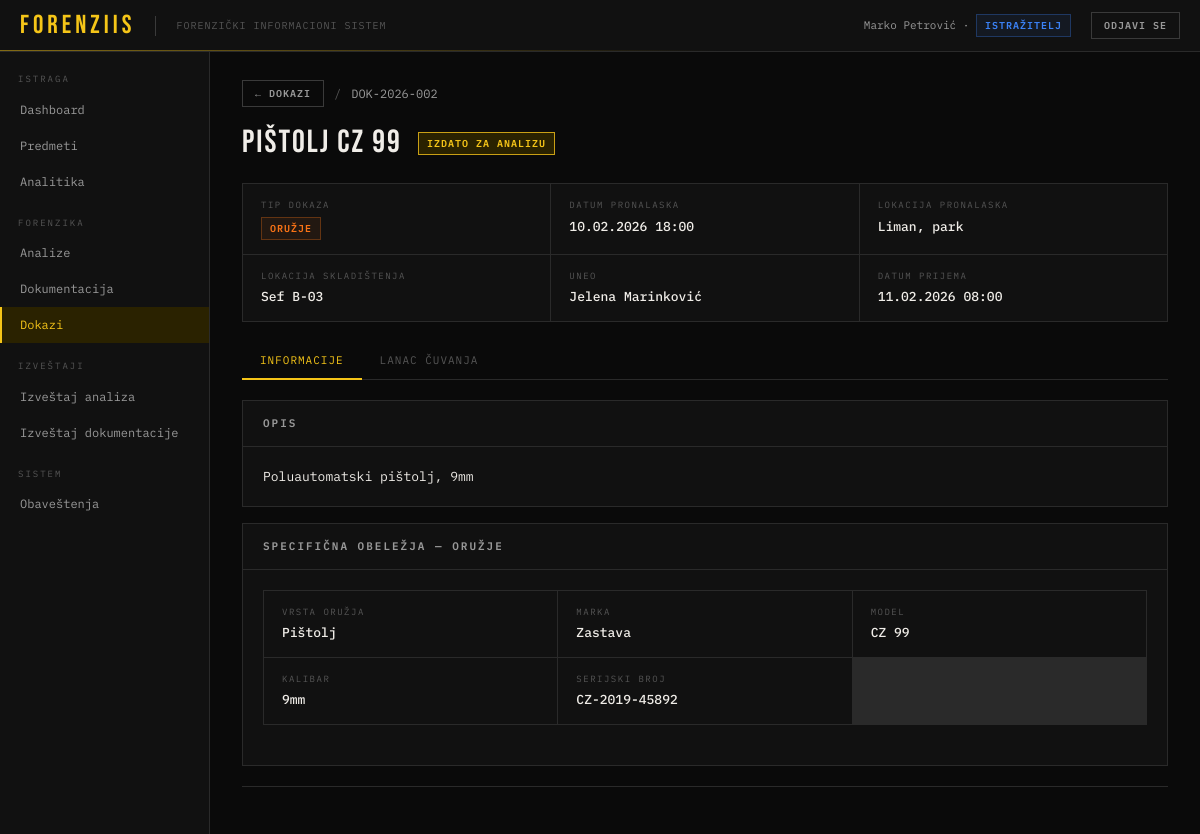
/?page=dokaz-detalji&id=2 (signed in), run on the app's committed database.
### tables this page shows
CREATE TABLE korisnik (
    id              INT AUTO_INCREMENT PRIMARY KEY,
    ime             VARCHAR(255) NOT NULL,
    prezime         VARCHAR(255) NOT NULL,
    email           VARCHAR(255) NOT NULL UNIQUE,
    kor_ime         VARCHAR(255) NULL UNIQUE,
    lozinka_hash    VARCHAR(255) NOT NULL,
    uloga           ENUM('ADMINISTRATOR','ISTRAZITELJ','TEHNICAR','VESTAK') NOT NULL,
    aktivan         BOOLEAN NOT NULL DEFAULT TRUE,
    datum_kreiranja DATETIME NOT NULL DEFAULT NOW()
);

CREATE TABLE dokaz (
    id                     INT AUTO_INCREMENT PRIMARY KEY,
    sifra_dokaza           VARCHAR(50) NOT NULL UNIQUE,
    naziv                  VARCHAR(255) NOT NULL,
    opis                   TEXT NULL,
    tip_dokaza             ENUM('BIOLOSKI_TRAG','ORUZJE','DOKUMENT','ODECA','UZORAK') NOT NULL,
    datum_prijema          DATETIME NOT NULL,
    datum_pronalaska       DATETIME NULL,
    lokacija_pronalaska    VARCHAR(255) NULL,
    lokacija_skladistenja  VARCHAR(255) NULL,
    status                 ENUM('PRIJEM','U_SKLADISTU','IZDATO_ZA_ANALIZU','VRACENO','KOMPROMITOVAN','ARHIVIRANO') NOT NULL DEFAULT 'PRIJEM',
    predmet_id             INT NOT NULL,
    tehnicar_id            INT NOT NULL,
    FOREIGN KEY (predmet_id) REFERENCES predmet(id),
    FOREIGN KEY (tehnicar_id) REFERENCES tehnicar_za_dokaze(id_korisnik)
);

CREATE TABLE oruzje (
    id_dokaz     INT PRIMARY KEY,
    vrsta_oruzja VARCHAR(255) NULL,
    marka        VARCHAR(255) NULL,
    model        VARCHAR(255) NULL,
    kalibar      VARCHAR(255) NULL,
    serijski_br  VARCHAR(255) NULL UNIQUE,
    FOREIGN KEY (id_dokaz) REFERENCES dokaz(id) ON DELETE CASCADE
);

### index.php (called while the page is built, shortened)
<?php
require_once __DIR__ . '/config.php';
require_once __DIR__ . '/helpers.php';
$page   = $_GET['page']   ?? 'dashboard';
require __DIR__ . '/layout/header.php';
require __DIR__ . "/pages/{$page}.php";
require __DIR__ . '/layout/footer.php';

### helpers.php (called while the page is built, shortened)
<?php
function e(?string $str): string
{
    return htmlspecialchars($str ?? '', ENT_QUOTES, 'UTF-8');
}
function badgeClass(string $status): string
{
    $mapa = [
        'AKTIVAN'            => 'badge-green',
        'ZATVOREN'           => 'badge-gray',
        'PRIJEM'             => 'badge-blue',
        'U_SKLADISTU'        => 'badge-green',
        'IZDATO_ZA_ANALIZU'  => 'badge-yellow',
        'VRACENO'            => 'badge-purple',
        'KOMPROMITOVAN'       => 'badge-orange',
        'ARHIVIRANO'         => 'badge-gray',
        'KREIRAN'            => 'badge-blue',
        'DODELJEN'           => 'badge-blue',
        'U_TOKU'             => 'badge-yellow',
        'ZAVRSEN'            => 'badge-green',
        'PREKORACEN'         => 'badge-red',
        'ODBIJEN'            => 'badge-red',
        'NA_CEKANJU'         => 'badge-yellow',
        'ODOBREN'            => 'badge-green',
        'ARHIVIRAN'          => 'badge-gray',
    ];
    return $mapa[$status] ?? 'badge-gray';
}
function badgeLabel(string $status): string
{
    $mapa = [
        'AKTIVAN'            => 'Aktivan',
        'ZATVOREN'           => 'Zatvoren',
        'PRIJEM'             => 'Prijem',
        'U_SKLADISTU'        => 'U skladištu',
        'IZDATO_ZA_ANALIZU'  => 'Izdato za analizu',
        'VRACENO'            => 'Vraćeno',
        'KOMPROMITOVAN'       => 'Kompromitovan',
        'ARHIVIRANO'         => 'Arhivirano',
        'KREIRAN'            => 'Kreiran',
        'DODELJEN'           => 'Dodeljen',
        'U_TOKU'             => 'U toku',
        'ZAVRSEN'            => 'Završen',
        'PREKORACEN'         => 'Prekoračen',
        'ODBIJEN'            => 'Odbijen',
        'NA_CEKANJU'         => 'Na čekanju',
        'ODOBREN'            => 'Odobren',
        'ARHIVIRAN'          => 'Arhiviran',
    ];
    return $mapa[$status] ?? $status;
}
function formatDatumVreme(?string $datetime): string
{
    return date('d.m.Y H:i', strtotime($datetime));
}
function tipDokazaLabel(string $tip): string
{
    $mapa = [
        'BIOLOSKI_TRAG' => 'Biološki trag',
        'ORUZJE'        => 'Oružje',
        'DOKUMENT'      => 'Dokument',
        'ODECA'         => 'Odeća',
        'UZORAK'        => 'Uzorak',
    ];
    return $mapa[$tip] ?? $tip;
}
function tipDokazaBadge(string $tip): string
{
    $mapa = [
        'BIOLOSKI_TRAG' => 'badge-red',
        'ORUZJE'        => 'badge-orange',
        'DOKUMENT'      => 'badge-blue',
        'ODECA'         => 'badge-purple',
        'UZORAK'        => 'badge-yellow',
    ];
    return $mapa[$tip] ?? 'badge-gray';
}
function ulogaLabel(string $uloga): string
{
    $mapa = [
        'ADMINISTRATOR' => 'Administrator',
        'ISTRAZITELJ'   => 'Istražitelj',
        'TEHNICAR'      => 'Tehničar',
        'VESTAK'        => 'Veštak',
    ];
    return $mapa[$uloga] ?? $uloga;
}
function ulogaBadge(string $uloga): string
{
    $mapa = [
        'ADMINISTRATOR' => 'badge-red',
        'ISTRAZITELJ'   => 'badge-blue',
        'TEHNICAR'      => 'badge-green',
        'VESTAK'        => 'badge-purple',
    ];
    return $mapa[$uloga] ?? 'badge-gray';
}

### pages/dokaz-detalji.php (the view, shortened to what this page needs)
<?php
$dokazId = (int)($_GET['id'] ?? 0);
$stmt = $conn->prepare("
    SELECT d.*, p.naziv AS predmet_naziv,
           k.ime AS tehnicar_ime, k.prezime AS tehnicar_prezime
    FROM dokaz d
    JOIN predmet p ON p.id = d.predmet_id
    JOIN tehnicar_za_dokaze t ON t.id_korisnik = d.tehnicar_id
    JOIN korisnik k ON k.id = t.id_korisnik
    WHERE d.id = ?
");
$stmt->bind_param('i', $dokazId);
$stmt->execute();
$dokaz = $stmt->get_result()->fetch_assoc();
$isaData = null;
switch ($dokaz['tip_dokaza']) {
    case 'ORUZJE':
        $stmt = $conn->prepare("SELECT * FROM oruzje WHERE id_dokaz = ?");
        break;
}
if (isset($stmt)) {
    $stmt->bind_param('i', $dokazId);
    $stmt->execute();
    $isaData = $stmt->get_result()->fetch_assoc();
}
?>
<div class="page-breadcrumb">
    <a href="?page=dokazi" class="btn btn-ghost btn-sm">&larr; Dokazi</a>
    <span style="color: var(--text-3); font-family: var(--mono); font-size: 12px;">/</span>
    <span style="color: var(--text-2); font-family: var(--mono); font-size: 12px;"><?= e($dokaz['sifra_dokaza']) ?></span>
</div>
<div style="display: flex; align-items: center; gap: 16px; margin-bottom: 24px;">
    <div class="page-title" style="margin-bottom: 0;"><?= e($dokaz['naziv']) ?></div>
    <span class="badge <?= badgeClass($dokaz['status']) ?>"><?= e(badgeLabel($dokaz['status'])) ?></span>
</div>
<div class="info-grid">
    <div class="info-item">
        <div class="info-label">Tip dokaza</div>
        <div class="info-value"><span class="badge <?= tipDokazaBadge($dokaz['tip_dokaza']) ?>"><?= e(tipDokazaLabel($dokaz['tip_dokaza'])) ?></span></div>
    </div>
    <div class="info-item">
        <div class="info-label">Datum pronalaska</div>
        <div class="info-value"><?= formatDatumVreme($dokaz['datum_pronalaska']) ?></div>
    </div>
    <div class="info-item">
        <div class="info-label">Lokacija pronalaska</div>
        <div class="info-value"><?= e($dokaz['lokacija_pronalaska'] ?: '—') ?></div>
    </div>
    <div class="info-item">
        <div class="info-label">Lokacija skladištenja</div>
        <div class="info-value"><?= e($dokaz['lokacija_skladistenja'] ?: '—') ?></div>
    </div>
    <div class="info-item">
        <div class="info-label">Uneo</div>
        <div class="info-value"><?= e($dokaz['tehnicar_ime'] . ' ' . $dokaz['tehnicar_prezime']) ?></div>
    </div>
    <div class="info-item">
        <div class="info-label">Datum prijema</div>
        <div class="info-value"><?= formatDatumVreme($dokaz['datum_prijema']) ?></div>
    </div>
</div>
<div data-tab-group="dokaz">
    <div class="tabs">
        <div class="tab active" data-tab="info" onclick="switchTab('dokaz','info')">Informacije</div>
        <div class="tab" data-tab="lanac" onclick="switchTab('dokaz','lanac')">Lanac čuvanja</div>
    </div>
    <div class="tab-content active" data-tab="info">
        <?php if ($dokaz['opis']): ?>
        <div class="card">
            <div class="card-header"><h3>Opis</h3></div>
            <div class="card-body"><?= e($dokaz['opis']) ?></div>
        </div>
        <?php endif; ?>
        <?php if ($isaData): ?>
        <div class="card">
            <div class="card-header"><h3>Specifična obeležja — <?= e(tipDokazaLabel($dokaz['tip_dokaza'])) ?></h3></div>
            <div class="card-body">
                <div class="info-grid">
                    <?php
                    $labelMap = [
                        'vrsta_traga' => 'Vrsta traga', 'nacin_uzorkovanja' => 'Način uzorkovanja',
                        'uslovi_cuvanja' => 'Uslovi čuvanja', 'kolicina' => 'Količina',
                        'vrsta_oruzja' => 'Vrsta oružja', 'marka' => 'Marka', 'model' => 'Model',
                        'kalibar' => 'Kalibar', 'serijski_br' => 'Serijski broj',
                        'vrsta_dokumenta' => 'Vrsta dokumenta', 'jezik' => 'Jezik', 'broj_stranica' => 'Broj stranica',
                        'velicina' => 'Veličina', 'vrsta_odevnog_predmeta' => 'Vrsta odevnog predmeta',
                        'boja' => 'Boja', 'stanje' => 'Stanje',
                        'vrsta_uzorka' => 'Vrsta uzorka', 'jedinica_mere' => 'Jedinica mere',
                    ];
                    foreach ($isaData as $key => $val):
                        if ($key === 'id_dokaz') continue;
                        $label = $labelMap[$key] ?? ucfirst(str_replace('_', ' ', $key));
                    ?>
                    <div class="info-item">
                        <div class="info-label"><?= e($label) ?></div>
                        <div class="info-value"><?= e($val ?: '—') ?></div>
                    </div>
                    <?php endforeach; ?>
                </div>
            </div>
        </div>
        <?php endif; ?>
        <div class="action-bar">
        </div>
    </div>
</div>

### layout/header.php (shortened to what this page needs)
<?php
$neprocitanaQuery = $conn->prepare("SELECT COUNT(*) as cnt FROM obavestenje WHERE korisnik_id = ? AND procitano = 0");
$neprocitanaQuery->bind_param('i', $_SESSION['user_id']);
$neprocitanaQuery->execute();
$neprocitanaBroj = $neprocitanaQuery->get_result()->fetch_assoc()['cnt'];
$kq = $conn->prepare("SELECT id, ime, prezime, email, uloga FROM korisnik WHERE id = ?");
$kq->bind_param('i', $_SESSION['user_id']);
$kq->execute();
$korisnik = $kq->get_result()->fetch_assoc();
?>
<!DOCTYPE html>
<html lang="sr">
<head>
</head>
<body>
<div id="app">
<div class="topbar">
    <div class="topbar-logo">ForenzIIS</div>
    <div class="topbar-system">Forenzički informacioni sistem</div>
    <div class="topbar-user">
        <?= e($korisnik['ime'] . ' ' . $korisnik['prezime']) ?> · <span class="badge <?= ulogaBadge($korisnik['uloga']) ?>"><?= e(ulogaLabel($korisnik['uloga'])) ?></span>
    </div>
    <a href="?page=logout" class="btn btn-ghost btn-sm">Odjavi se</a>
</div>
<div class="body-wrap">
<div class="sidebar">
<?php
$uloga = $_SESSION['uloga'];
if ($uloga === 'ADMINISTRATOR'):
?>
    <div class="sidebar-section">Administracija</div>
    <a href="?page=dashboard" class="nav-item <?= $page === 'dashboard' ? 'active' : '' ?>">Dashboard</a>
    <a href="?page=korisnik-novi" class="nav-item <?= $page === 'korisnik-novi' ? 'active' : '' ?>">Novi korisnik</a>
    <a href="?page=izvestaj-analize" class="nav-item <?= $page === 'izvestaj-analize' ? 'active' : '' ?>">Izveštaj analiza</a>
    <a href="?page=izvestaj-dokumentacije" class="nav-item <?= $page === 'izvestaj-dokumentacije' ? 'active' : '' ?>">Izveštaj dokumentacije</a>
    <a href="?page=analitika" class="nav-item <?= $page === 'analitika' ? 'active' : '' ?>">Analitika</a>
    <div class="sidebar-section">Predmeti</div>
    <a href="?page=predmeti" class="nav-item <?= $page === 'predmeti' || strpos($page, 'predmet-') === 0 ? 'active' : '' ?>">Predmeti</a>
    <div class="sidebar-section">Forenzika</div>
    <a href="?page=dokazi" class="nav-item <?= $page === 'dokazi' || strpos($page, 'dokaz-') === 0 ? 'active' : '' ?>">Dokazi</a>
    <a href="?page=analize" class="nav-item <?= $page === 'analize' || strpos($page, 'analiza-') === 0 ? 'active' : '' ?>">Analize</a>
    <a href="?page=dokumentacija" class="nav-item <?= $page === 'dokumentacija' || strpos($page, 'dokument-') === 0 ? 'active' : '' ?>">Dokumentacija</a>
    <a href="?page=dokazi-zahtevi" class="nav-item <?= $page === 'dokazi-zahtevi' ? 'active' : '' ?>">Zahtevi za dokaze</a>
    <div class="sidebar-section">Sistem</div>
    <a href="?page=tagovi" class="nav-item <?= $page === 'tagovi' || $page === 'tag-novi' ? 'active' : '' ?>">Tagovi</a>
    <a href="?page=obavestenja" class="nav-item <?= $page === 'obavestenja' ? 'active' : '' ?>">Obaveštenja<?php if ($neprocitanaBroj > 0): ?> <span class="nav-badge"><?= $neprocitanaBroj ?></span><?php endif; ?></a>
<?php elseif ($uloga === 'ISTRAZITELJ'): ?>
    <div class="sidebar-section">Istraga</div>
    <a href="?page=dashboard" class="nav-item <?= $page === 'dashboard' ? 'active' : '' ?>">Dashboard</a>
    <a href="?page=predmeti" class="nav-item <?= $page === 'predmeti' || strpos($page, 'predmet-') === 0 ? 'active' : '' ?>">Predmeti</a>
    <a href="?page=analitika" class="nav-item <?= $page === 'analitika' ? 'active' : '' ?>">Analitika</a>
    <div class="sidebar-section">Forenzika</div>
    <a href="?page=analize" class="nav-item <?= $page === 'analize' || strpos($page, 'analiza-') === 0 ? 'active' : '' ?>">Analize</a>
    <a href="?page=dokumentacija" class="nav-item <?= $page === 'dokumentacija' || strpos($page, 'dokument-') === 0 ? 'active' : '' ?>">Dokumentacija</a>
    <a href="?page=dokazi" class="nav-item <?= $page === 'dokazi' || strpos($page, 'dokaz-') === 0 ? 'active' : '' ?>">Dokazi</a>
    <div class="sidebar-section">Izveštaji</div>
    <a href="?page=izvestaj-analize" class="nav-item <?= $page === 'izvestaj-analize' ? 'active' : '' ?>">Izveštaj analiza</a>
    <a href="?page=izvestaj-dokumentacije" class="nav-item <?= $page === 'izvestaj-dokumentacije' ? 'active' : '' ?>">Izveštaj dokumentacije</a>
    <div class="sidebar-section">Sistem</div>
    <a href="?page=obavestenja" class="nav-item <?= $page === 'obavestenja' ? 'active' : '' ?>">Obaveštenja<?php if ($neprocitanaBroj > 0): ?> <span class="nav-badge"><?= $neprocitanaBroj ?></span><?php endif; ?></a>
<?php endif; ?>
</div>
<div class="main">

### data on the page
korisnik: ime+prezime "Marko Petrović", uloga "ISTRAŽITELJ"
dokaz: sifra_dokaza "DOK-2026-002", naziv "Pištolj CZ 99", status "IZDATO ZA ANALIZU", tip_dokaza "ORUŽJE", datum_pronalaska "10.02.2026 18:00", lokacija_pronalaska "Liman, park", lokacija_skladistenja "Sef B-03", korisnik.ime+prezime "Jelena Marinković", datum_prijema "11.02.2026 08:00", opis "Poluautomatski pištolj, 9mm"
oruzje: vrsta_oruzja "Pištolj", marka "Zastava", model "CZ 99", kalibar "9mm", serijski_br "CZ-2019-45892"

### other printed values
$label "VRSTA ORUŽJA"
$label "MARKA"
$label "MODEL"
$label "KALIBAR"
$label "SERIJSKI BROJ"
